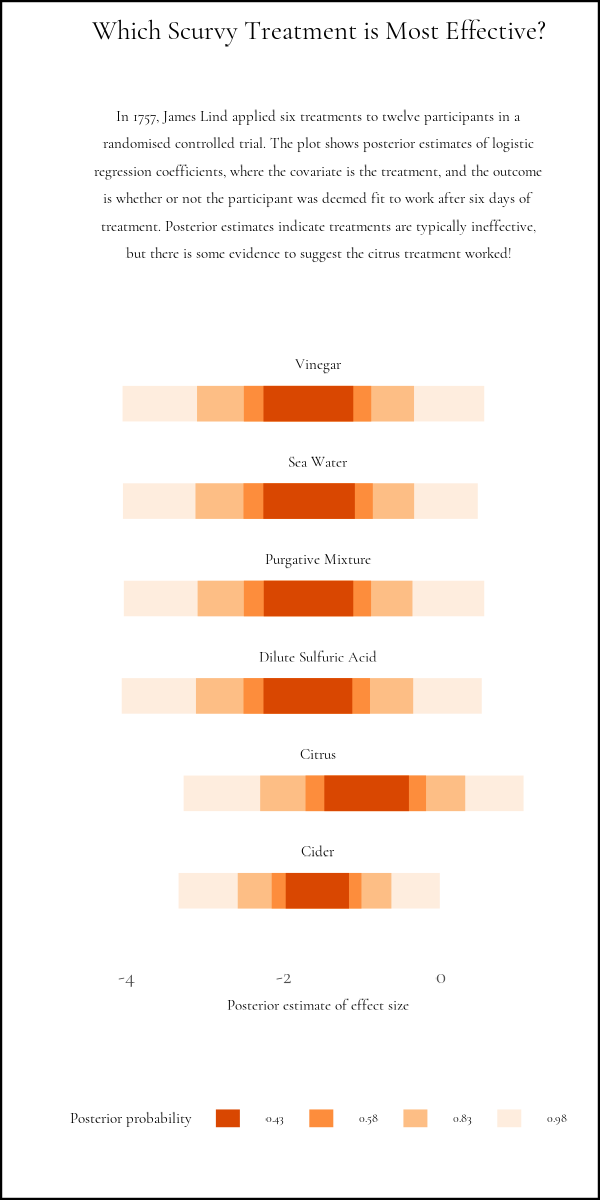

The script that saved this image:
# Packages & data ----
library(tidyverse)
library(brms)
library(tidybayes)
library(showtext)
options(mc.cores = 2)
scurvy <- readr::read_csv('https://raw.githubusercontent.com/rfordatascience/tidytuesday/master/data/2023/2023-07-25/scurvy.csv')

# Fonts ----

font_add_google(name = "cormorant garamond",
                family = "Cormorant+Garamond")
main_font <- "Cormorant+Garamond"
showtext_auto()

# Wrangling ----

scurvy <- scurvy %>%
  mutate(treatment = treatment, 
         fit_for_duty = if_else(fit_for_duty_d6  == "1_yes", 1, 0),
         .keep = "none")

brm_prior <- c(
  set_prior("normal(0, 1)", class = "b"),
  set_prior("normal(0, 1)", class = "Intercept")
)

fit <- brm(
  # sampling model
  fit_for_duty ~ treatment,
  data = scurvy,
  family = bernoulli(),
  # prior
  prior = brm_prior,
  # mcmc pars
  chains = 4,
  iter = 500000,
  warmup = 1000,
  thin = 100)

is(fit)

plot_data = fit %>%
  tidy_draws() %>%
  mutate(intercept = b_Intercept, .by = ".draw") %>%
  pivot_longer(
    cols = starts_with("b_"),
    names_to = "term",
    values_to = "value") %>%
  group_by(term) %>%
  mutate(term_mean = mean(value)) %>%
  mutate(effect = if_else(
    term == "b_Intercept",
    intercept,
    intercept + value
  ), by = c(".draw")) %>%
  ungroup() %>%
  mutate(term = if_else(
    term == "b_Intercept",
    "cider",
    str_remove(term, "b_treatment")
  ),
  term = str_replace_all(term, "_", " "),
  term = str_to_title(term))
# plot ----

ci_widths <- c(43, 58, 83, 98) / 100
sub_string <- str_wrap("In 1757, James Lind applied six treatments to twelve participants in a randomised controlled trial. The plot shows posterior estimates of logistic regression coefficients, where the covariate is the treatment, and the outcome is whether or not the participant was deemed fit to work after six days of treatment. Posterior estimates indicate treatments are typically ineffective, but there is some evidence to suggest the citrus treatment worked!")
bar_labels = plot_data %>%
  select(term) %>%
  distinct()
midpoint <- mean(plot_data$effect)
eps <- 3
x_range <- range(midpoint - eps, midpoint + eps)



p = plot_data %>% 
  ggplot(aes(y = term, x = effect)) +
  stat_interval(.width = ci_widths) +
  geom_text(aes(x = midpoint, y = term, label = term),
            nudge_y = 0.4, data = bar_labels, family = main_font) +
  xlim(x_range) +
  ylab("") +
  xlab("Posterior estimate of effect size") +
  guides(colour = guide_legend(
    title = "Posterior probability",
    reverse = TRUE,
    keywidth = 0.5,
    override.aes = list(linewidth = 2)
  )) +
  ggtitle("Which Scurvy Treatment is Most Effective?",
          subtitle = sub_string) +
  scale_colour_brewer(palette = "Oranges") +
  theme_minimal() +
  theme(
    text = element_text(family = main_font),
    plot.background = element_rect(fill = "white"),
    plot.title = element_text(hjust = 0.5, size = 20),
    plot.subtitle = element_text(hjust = 0.5, margin = margin(t = 10, b = 20),
                                 lineheight = 0.5),
    panel.grid = element_blank(),
    axis.text.y = element_blank(),
    axis.text.x = element_text(size = 16),
    legend.position = "bottom"
  )
ggsave(
  filename = here::here("2023/2023-07-25/2023-07-25.png"),
  plot = p,
  width = 2, height = 4,
  units = "in",
)

